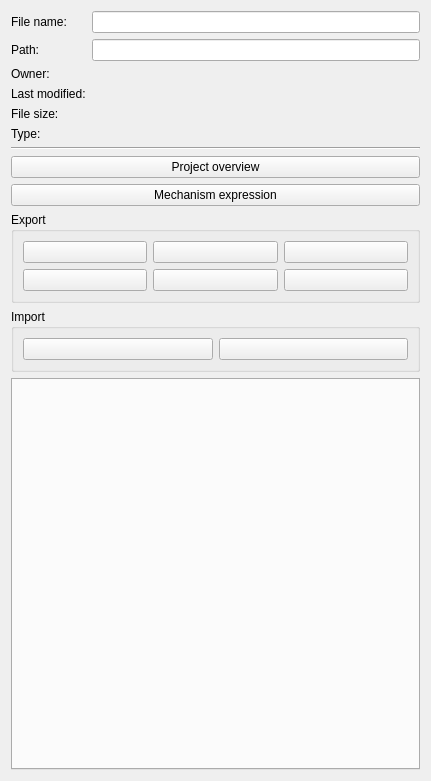
<?xml version="1.0" encoding="UTF-8"?>
<ui version="4.0">
 <class>Form</class>
 <widget class="QWidget" name="Form">
  <property name="geometry">
   <rect>
    <x>0</x>
    <y>0</y>
    <width>431</width>
    <height>781</height>
   </rect>
  </property>
  <property name="windowIcon">
   <iconset resource="../../icons.qrc">
    <normaloff>:/icons/id.png</normaloff>:/icons/id.png</iconset>
  </property>
  <layout class="QVBoxLayout" name="main_layout">
   <item>
    <layout class="QFormLayout" name="formLayout">
     <item row="0" column="0">
      <widget class="QLabel" name="file_name_title">
       <property name="text">
        <string>File name:</string>
       </property>
      </widget>
     </item>
     <item row="0" column="1">
      <widget class="QLineEdit" name="file_name_label">
       <property name="readOnly">
        <bool>true</bool>
       </property>
      </widget>
     </item>
     <item row="1" column="0">
      <widget class="QLabel" name="path_title">
       <property name="text">
        <string>Path:</string>
       </property>
      </widget>
     </item>
     <item row="1" column="1">
      <widget class="QLineEdit" name="path_label">
       <property name="readOnly">
        <bool>true</bool>
       </property>
      </widget>
     </item>
     <item row="2" column="0">
      <widget class="QLabel" name="owner_title">
       <property name="text">
        <string>Owner:</string>
       </property>
      </widget>
     </item>
     <item row="2" column="1">
      <widget class="QLabel" name="owner_label"/>
     </item>
     <item row="3" column="0">
      <widget class="QLabel" name="last_modified_title">
       <property name="text">
        <string>Last modified:</string>
       </property>
      </widget>
     </item>
     <item row="3" column="1">
      <widget class="QLabel" name="last_modified_label"/>
     </item>
     <item row="4" column="0">
      <widget class="QLabel" name="file_size_title">
       <property name="text">
        <string>File size:</string>
       </property>
      </widget>
     </item>
     <item row="4" column="1">
      <widget class="QLabel" name="file_size_label"/>
     </item>
     <item row="5" column="0">
      <widget class="QLabel" name="type_title">
       <property name="text">
        <string>Type:</string>
       </property>
      </widget>
     </item>
     <item row="5" column="1">
      <widget class="QLabel" name="type_label"/>
     </item>
    </layout>
   </item>
   <item>
    <widget class="Line" name="line">
     <property name="orientation">
      <enum>Qt::Horizontal</enum>
     </property>
    </widget>
   </item>
   <item>
    <widget class="QPushButton" name="overview_button">
     <property name="text">
      <string>Project overview</string>
     </property>
     <property name="icon">
      <iconset resource="../../icons.qrc">
       <normaloff>:/icons/id.png</normaloff>:/icons/id.png</iconset>
     </property>
    </widget>
   </item>
   <item>
    <widget class="QPushButton" name="ex_expression_button">
     <property name="text">
      <string>Mechanism expression</string>
     </property>
     <property name="icon">
      <iconset resource="../../icons.qrc">
       <normaloff>:/icons/id.png</normaloff>:/icons/id.png</iconset>
     </property>
    </widget>
   </item>
   <item>
    <widget class="QGroupBox" name="export_group">
     <property name="title">
      <string>Export</string>
     </property>
     <layout class="QGridLayout" name="gridLayout">
      <item row="0" column="0">
       <widget class="QPushButton" name="ex_dxf_button">
        <property name="statusTip">
         <string>Export as DXF format.</string>
        </property>
        <property name="icon">
         <iconset resource="../../icons.qrc">
          <normaloff>:/icons/dxf.png</normaloff>:/icons/dxf.png</iconset>
        </property>
        <property name="iconSize">
         <size>
          <width>100</width>
          <height>50</height>
         </size>
        </property>
       </widget>
      </item>
      <item row="0" column="1">
       <widget class="QPushButton" name="ex_slvs_button">
        <property name="statusTip">
         <string>Export as Solvespace format.</string>
        </property>
        <property name="icon">
         <iconset resource="../../icons.qrc">
          <normaloff>:/icons/solvespace.ico</normaloff>:/icons/solvespace.ico</iconset>
        </property>
        <property name="iconSize">
         <size>
          <width>50</width>
          <height>50</height>
         </size>
        </property>
       </widget>
      </item>
      <item row="1" column="0">
       <widget class="QPushButton" name="ex_py_button">
        <property name="statusTip">
         <string>Export as Python script.</string>
        </property>
        <property name="icon">
         <iconset resource="../../icons.qrc">
          <normaloff>:/icons/script.png</normaloff>:/icons/script.png</iconset>
        </property>
        <property name="iconSize">
         <size>
          <width>50</width>
          <height>50</height>
         </size>
        </property>
       </widget>
      </item>
      <item row="1" column="1">
       <widget class="QPushButton" name="ex_image_button">
        <property name="statusTip">
         <string>Export as image formats.</string>
        </property>
        <property name="icon">
         <iconset resource="../../icons.qrc">
          <normaloff>:/icons/picture.png</normaloff>:/icons/picture.png</iconset>
        </property>
        <property name="iconSize">
         <size>
          <width>50</width>
          <height>50</height>
         </size>
        </property>
       </widget>
      </item>
      <item row="0" column="2">
       <widget class="QPushButton" name="ex_pmks_button">
        <property name="statusTip">
         <string>Export as PMKS URL.</string>
        </property>
        <property name="icon">
         <iconset resource="../../icons.qrc">
          <normaloff>:/icons/pmks.png</normaloff>:/icons/pmks.png</iconset>
        </property>
        <property name="iconSize">
         <size>
          <width>50</width>
          <height>50</height>
         </size>
        </property>
       </widget>
      </item>
      <item row="1" column="2">
       <widget class="QPushButton" name="ex_capture_button">
        <property name="statusTip">
         <string>Capture the main canvas into clipboard.</string>
        </property>
        <property name="icon">
         <iconset resource="../../icons.qrc">
          <normaloff>:/icons/capture.png</normaloff>:/icons/capture.png</iconset>
        </property>
        <property name="iconSize">
         <size>
          <width>50</width>
          <height>50</height>
         </size>
        </property>
       </widget>
      </item>
     </layout>
    </widget>
   </item>
   <item>
    <widget class="QGroupBox" name="import_group">
     <property name="title">
      <string>Import</string>
     </property>
     <layout class="QGridLayout" name="gridLayout_2">
      <item row="0" column="1">
       <widget class="QPushButton" name="im_example_button">
        <property name="statusTip">
         <string>Import from an example.</string>
        </property>
        <property name="icon">
         <iconset resource="../../icons.qrc">
          <normaloff>:/icons/example.png</normaloff>:/icons/example.png</iconset>
        </property>
        <property name="iconSize">
         <size>
          <width>50</width>
          <height>50</height>
         </size>
        </property>
       </widget>
      </item>
      <item row="0" column="0">
       <widget class="QPushButton" name="im_pmks_button">
        <property name="statusTip">
         <string>Import from PMKS URL.</string>
        </property>
        <property name="icon">
         <iconset resource="../../icons.qrc">
          <normaloff>:/icons/pmks.png</normaloff>:/icons/pmks.png</iconset>
        </property>
        <property name="iconSize">
         <size>
          <width>50</width>
          <height>50</height>
         </size>
        </property>
       </widget>
      </item>
     </layout>
    </widget>
   </item>
   <item>
    <widget class="QTabWidget" name="history_tabs">
     <property name="currentIndex">
      <number>-1</number>
     </property>
    </widget>
   </item>
  </layout>
 </widget>
 <resources>
  <include location="../../icons.qrc"/>
 </resources>
 <connections/>
</ui>
